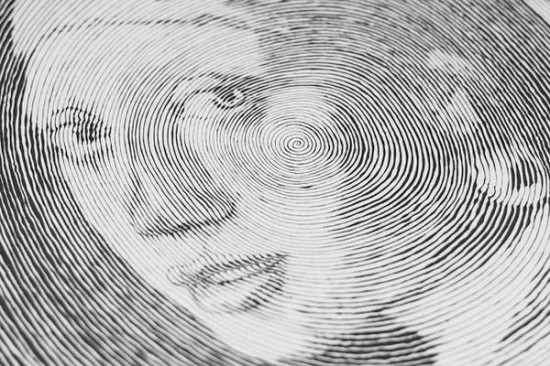
%> input picture face.bmp, 550 x 366 px
$ octave Bandpass-Frequency-Filtering-with-FFT-in-MATLAB.m   (GNU Octave 9; MATLAB toolbox functions it lacks are replaced by stand-ins)
%> lines starting %> are read from the running program, lines starting %| are printed output that depends on the picture; in (x1, y1, x2, y2) boxes, pixels count from 0 and x2, y2 are one past the last pixel; in counts of white or black regions, pixels touching at a corner belong together; the program's own positions count from 1
clc
clear all

imGray=imread("face.bmp");
%> imGray is the input picture: size 366x550x3 uint8; min 4, max 255, mean 177.8
one_c=rgb2gray(imGray);

figure;
imshow(imGray);
title("Original Image");

fou_trans=fft2(one_c);
figure;
imshow(uint8(10*log(abs(fftshift(fou_trans)))) );
title("Fourier Transform");

shift=fftshift(fft2(one_c));
figure;
imagesc(log(abs(shift))); % Magnitude
title("Magnitude");
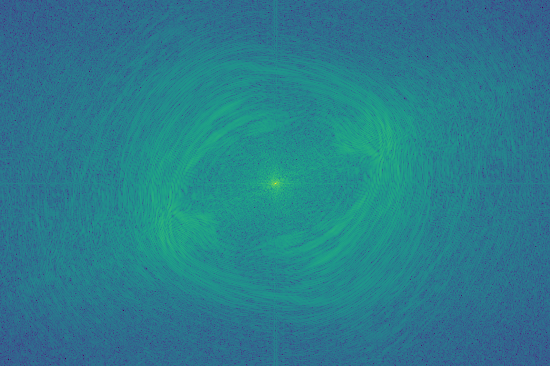
%> displayed picture: size 366x550x3, on the screen's scale of 0 to 255; mean R, G, B 40.5, 125.1, 140.9
figure;
imagesc(angle(shift)); % Phase
title("Phase");
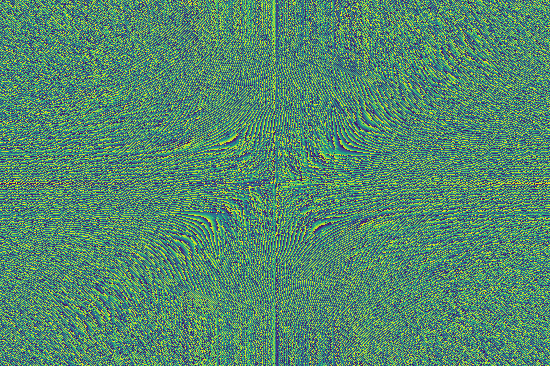
%> displayed picture: size 366x550x3, on the screen's scale of 0 to 255; mean R, G, B 83.8, 137.2, 109.6

[r_max, c_max] = size(shift);
%> r_max = 366; c_max = 550
r_cen = r_max / 2;
%> r_cen = 183
c_cen = c_max / 2;
%> c_cen = 275

low_pass_box = 80;
low_pass_filter = ones(r_max, c_max);
for i = r_cen - low_pass_box:r_cen + low_pass_box
    for j = c_cen - low_pass_box:c_cen + low_pass_box
        low_pass_filter(i, j) = 0;
    end
end
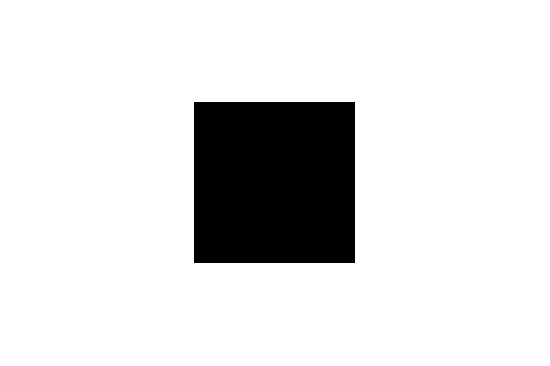
%> low_pass_filter: size 366x550 double; values 0 (black) and 1 (white), 87.1% white; 1 black region, box (x1, y1, x2, y2) and area: (194, 102, 355, 263) 25921

shift_low_pass = shift .*(1-low_pass_filter);
figure;
imagesc(log(abs(shift_low_pass)));
title("Low Pass Filter");

high_pass_box = 10;
high_pass_filter = ones(r_max, c_max);
for i = r_cen - high_pass_box:r_cen + high_pass_box
    for j = c_cen - high_pass_box:c_cen + high_pass_box
        high_pass_filter(i, j) = 0;
    end
end
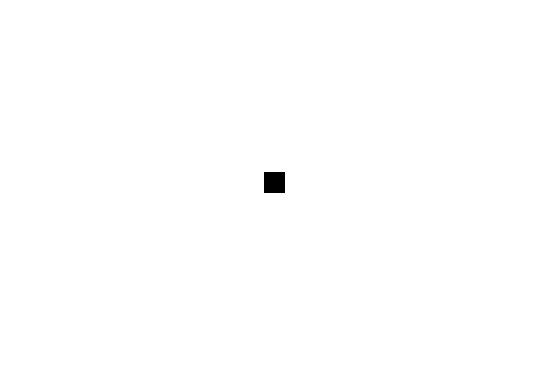
%> high_pass_filter: size 366x550 double; values 0 (black) and 1 (white), 99.8% white; 1 black region, box (x1, y1, x2, y2) and area: (264, 172, 285, 193) 441

shift_high_pass = shift .* high_pass_filter;
figure;
imagesc(log(abs(shift_high_pass)));
title("High Pass Filter");
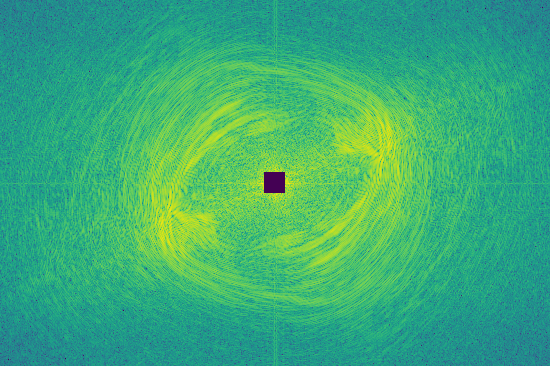
%> displayed picture: size 366x550x3, on the screen's scale of 0 to 255; mean R, G, B 59.1, 172.9, 119.7

bandpass_filter = low_pass_filter - high_pass_filter;
shift_bandpass = shift .* bandpass_filter;
figure;
imagesc(log(abs(shift_bandpass)));
title("Bandpass Filter");

figure;
imagesc(log(abs(shift_bandpass)));
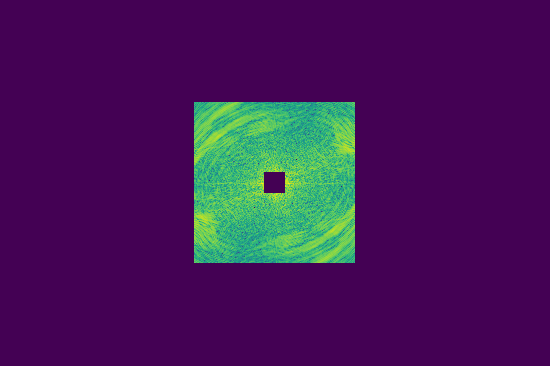
%> displayed picture: size 366x550x3, on the screen's scale of 0 to 255; mean R, G, B 68.7, 24.5, 87.3
imshow(one_c);
title("Modified Frequency Representation");

result=ifft2(ifftshift(shift_bandpass));
image2=uint8(abs(result));
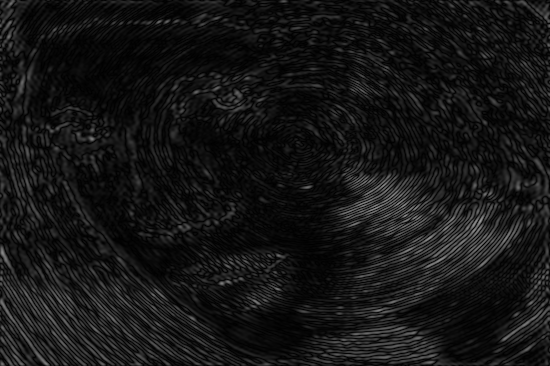
%> image2: size 366x550 uint8; min 0, max 151, mean 20.9
figure
imshow(image2);
title("Spatial Domain");
